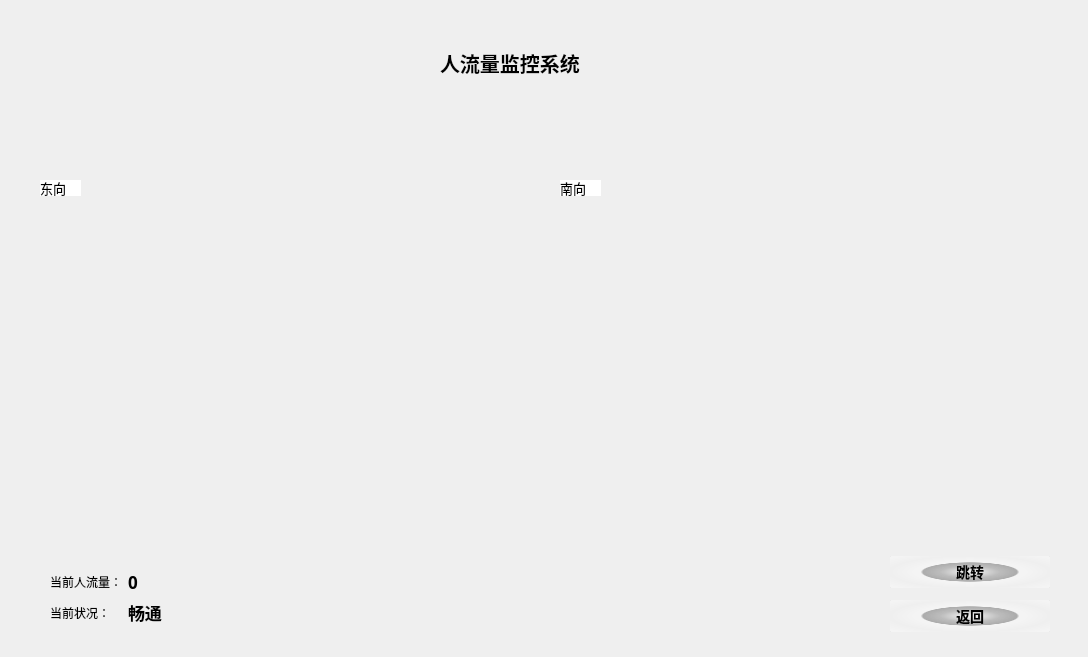
<?xml version="1.0" encoding="UTF-8"?>
<ui version="4.0">
 <class>Dialog</class>
 <widget class="QDialog" name="Dialog">
  <property name="geometry">
   <rect>
    <x>0</x>
    <y>0</y>
    <width>1088</width>
    <height>657</height>
   </rect>
  </property>
  <property name="windowTitle">
   <string>Dialog</string>
  </property>
  <widget class="QWidget" name="horizontalLayoutWidget">
   <property name="geometry">
    <rect>
     <x>30</x>
     <y>200</y>
     <width>1021</width>
     <height>321</height>
    </rect>
   </property>
   <layout class="QHBoxLayout" name="horizontalLayout">
    <item>
     <widget class="QLabel" name="label_2">
      <property name="text">
       <string/>
      </property>
     </widget>
    </item>
    <item>
     <widget class="QLabel" name="label">
      <property name="text">
       <string/>
      </property>
     </widget>
    </item>
   </layout>
  </widget>
  <widget class="QLabel" name="label_3">
   <property name="geometry">
    <rect>
     <x>40</x>
     <y>180</y>
     <width>41</width>
     <height>16</height>
    </rect>
   </property>
   <property name="font">
    <font>
     <pointsize>10</pointsize>
    </font>
   </property>
   <property name="styleSheet">
    <string notr="true">QLabel{
border-radius: 25px;
	background-color: rgb(255, 255, 255);

}</string>
   </property>
   <property name="text">
    <string>东向</string>
   </property>
  </widget>
  <widget class="QLabel" name="label_4">
   <property name="geometry">
    <rect>
     <x>560</x>
     <y>180</y>
     <width>41</width>
     <height>16</height>
    </rect>
   </property>
   <property name="font">
    <font>
     <pointsize>10</pointsize>
    </font>
   </property>
   <property name="styleSheet">
    <string notr="true">QLabel{
border-radius: 25px;
	background-color: rgb(255, 255, 255);

}</string>
   </property>
   <property name="text">
    <string>南向</string>
   </property>
  </widget>
  <widget class="QWidget" name="formLayoutWidget">
   <property name="geometry">
    <rect>
     <x>50</x>
     <y>570</y>
     <width>341</width>
     <height>80</height>
    </rect>
   </property>
   <layout class="QFormLayout" name="formLayout">
    <item row="0" column="0">
     <widget class="QLabel" name="label_5">
      <property name="text">
       <string>当前人流量：</string>
      </property>
     </widget>
    </item>
    <item row="1" column="0">
     <widget class="QLabel" name="label_6">
      <property name="text">
       <string>当前状况：</string>
      </property>
     </widget>
    </item>
    <item row="0" column="1">
     <widget class="QLabel" name="label_8">
      <property name="font">
       <font>
        <family>幼圆</family>
        <pointsize>13</pointsize>
        <weight>75</weight>
        <bold>true</bold>
       </font>
      </property>
      <property name="text">
       <string>0</string>
      </property>
     </widget>
    </item>
    <item row="1" column="1">
     <widget class="QLabel" name="label_9">
      <property name="font">
       <font>
        <family>幼圆</family>
        <pointsize>13</pointsize>
        <weight>75</weight>
        <bold>true</bold>
       </font>
      </property>
      <property name="text">
       <string>畅通</string>
      </property>
     </widget>
    </item>
   </layout>
  </widget>
  <widget class="QLabel" name="label_7">
   <property name="geometry">
    <rect>
     <x>440</x>
     <y>50</y>
     <width>191</width>
     <height>25</height>
    </rect>
   </property>
   <property name="font">
    <font>
     <family>黑体</family>
     <pointsize>15</pointsize>
     <weight>75</weight>
     <bold>true</bold>
    </font>
   </property>
   <property name="text">
    <string>人流量监控系统</string>
   </property>
  </widget>
  <widget class="QLabel" name="label_10">
   <property name="geometry">
    <rect>
     <x>0</x>
     <y>0</y>
     <width>1131</width>
     <height>681</height>
    </rect>
   </property>
   <property name="font">
    <font>
     <family>宋体</family>
     <pointsize>9</pointsize>
     <weight>50</weight>
     <bold>false</bold>
    </font>
   </property>
   <property name="text">
    <string/>
   </property>
  </widget>
  <widget class="QWidget" name="verticalLayoutWidget">
   <property name="geometry">
    <rect>
     <x>890</x>
     <y>550</y>
     <width>160</width>
     <height>89</height>
    </rect>
   </property>
   <layout class="QVBoxLayout" name="verticalLayout">
    <item>
     <widget class="QPushButton" name="pushButton_3">
      <property name="font">
       <font>
        <family>幼圆</family>
        <pointsize>-1</pointsize>
        <weight>75</weight>
        <bold>true</bold>
       </font>
      </property>
      <property name="styleSheet">
       <string notr="true">QPushButton {


	
	

	
	background-color: qradialgradient(spread:reflect, cx:0.5, cy:0.5, radius:0.5, fx:0.5, fy:0.5, stop:0.0696517 rgba(91, 102, 65, 0), stop:0.363184 rgba(80, 80, 80, 80), stop:0.587065 rgba(130, 130, 130, 156), stop:0.616915 rgba(255, 255, 255, 80), stop:0.686567 rgba(255, 255, 255, 80), stop:1 rgba(255, 255, 255, 0));
	
	
	
 /* 设置背景颜色 */ 
	
 /* 设置边框颜色和厚度 */ border-radius: 20px; /* 设置圆角半径，数值可根据按钮大小调整 */ padding: 5px 10px; /* 设置内边距 */ 
color: black; /* 设置文本颜色 */ 
font-size: 14px; /* 设置字体大小 */ }



QPushButton:hover {  
	
	background-color: qradialgradient(spread:reflect, cx:0.5, cy:0.5, radius:0.5, fx:0.5, fy:0.5, stop:0.0696517 rgba(0, 0, 0, 206), stop:0.363184 rgba(11, 40, 79, 80), stop:0.616915 rgba(49, 91, 255, 80), stop:0.686567 rgba(0, 36, 73, 80), stop:0.810945 rgba(0, 25, 82, 156), stop:1 rgba(255, 255, 255, 0));
color: black; /* 设置鼠标悬停时的文本颜色 */ 
box-shadow: 5px 5px 10px rgba(10, 10, 255, 10); /* 设置鼠标悬停时的阴影效果 */ 
cursor: pointer; /* 设置鼠标悬停时的指针样式 */ } 
</string>
      </property>
      <property name="text">
       <string>跳转</string>
      </property>
     </widget>
    </item>
    <item>
     <widget class="QPushButton" name="pushButton">
      <property name="font">
       <font>
        <family>幼圆</family>
        <pointsize>-1</pointsize>
        <weight>75</weight>
        <bold>true</bold>
       </font>
      </property>
      <property name="styleSheet">
       <string notr="true">QPushButton {


	
	

	
	background-color: qradialgradient(spread:reflect, cx:0.5, cy:0.5, radius:0.5, fx:0.5, fy:0.5, stop:0.0696517 rgba(91, 102, 65, 0), stop:0.363184 rgba(80, 80, 80, 80), stop:0.587065 rgba(130, 130, 130, 156), stop:0.616915 rgba(255, 255, 255, 80), stop:0.686567 rgba(255, 255, 255, 80), stop:1 rgba(255, 255, 255, 0));
	
	
	
 /* 设置背景颜色 */ 
	
 /* 设置边框颜色和厚度 */ border-radius: 20px; /* 设置圆角半径，数值可根据按钮大小调整 */ padding: 5px 10px; /* 设置内边距 */ 
color: black; /* 设置文本颜色 */ 
font-size: 14px; /* 设置字体大小 */ }



QPushButton:hover {  
	
	background-color: qradialgradient(spread:reflect, cx:0.5, cy:0.5, radius:0.5, fx:0.5, fy:0.5, stop:0.0696517 rgba(0, 0, 0, 206), stop:0.363184 rgba(11, 40, 79, 80), stop:0.616915 rgba(49, 91, 255, 80), stop:0.686567 rgba(0, 36, 73, 80), stop:0.810945 rgba(0, 25, 82, 156), stop:1 rgba(255, 255, 255, 0));
color: black; /* 设置鼠标悬停时的文本颜色 */ 
box-shadow: 5px 5px 10px rgba(10, 10, 255, 10); /* 设置鼠标悬停时的阴影效果 */ 
cursor: pointer; /* 设置鼠标悬停时的指针样式 */ } 
</string>
      </property>
      <property name="text">
       <string>返回</string>
      </property>
     </widget>
    </item>
   </layout>
  </widget>
  <widget class="QLabel" name="label_11">
   <property name="geometry">
    <rect>
     <x>40</x>
     <y>560</y>
     <width>171</width>
     <height>71</height>
    </rect>
   </property>
   <property name="text">
    <string/>
   </property>
  </widget>
  <widget class="QLabel" name="label_12">
   <property name="geometry">
    <rect>
     <x>31</x>
     <y>164</y>
     <width>1021</width>
     <height>351</height>
    </rect>
   </property>
   <property name="text">
    <string/>
   </property>
  </widget>
  <zorder>label_10</zorder>
  <zorder>label_12</zorder>
  <zorder>label_11</zorder>
  <zorder>horizontalLayoutWidget</zorder>
  <zorder>label_3</zorder>
  <zorder>label_4</zorder>
  <zorder>formLayoutWidget</zorder>
  <zorder>label_7</zorder>
  <zorder>verticalLayoutWidget</zorder>
 </widget>
 <resources/>
 <connections>
  <connection>
   <sender>pushButton_3</sender>
   <signal>clicked()</signal>
   <receiver>Dialog</receiver>
   <slot>SwitchCar()</slot>
   <hints>
    <hint type="sourcelabel">
     <x>969</x>
     <y>572</y>
    </hint>
    <hint type="destinationlabel">
     <x>543</x>
     <y>328</y>
    </hint>
   </hints>
  </connection>
  <connection>
   <sender>pushButton</sender>
   <signal>clicked()</signal>
   <receiver>Dialog</receiver>
   <slot>ReturnChoose_2()</slot>
   <hints>
    <hint type="sourcelabel">
     <x>969</x>
     <y>615</y>
    </hint>
    <hint type="destinationlabel">
     <x>543</x>
     <y>328</y>
    </hint>
   </hints>
  </connection>
 </connections>
 <slots>
  <slot>ReturnChoose_2()</slot>
  <slot>SwitchCar()</slot>
 </slots>
</ui>
